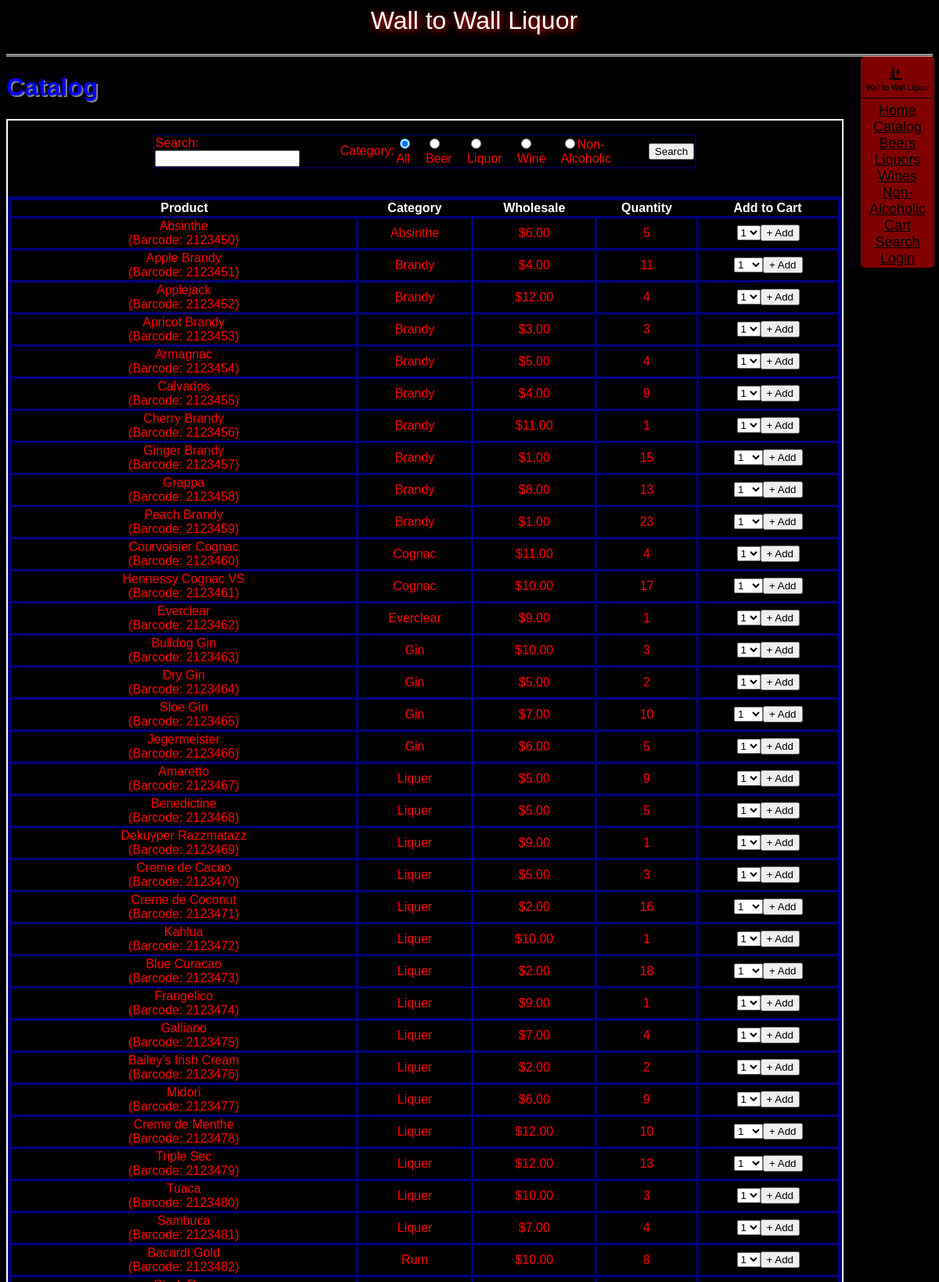
Screenshot of /catalog.php?category=Catalog (upper part) with the database file from the repository.
### tables this page shows
CREATE TABLE IF NOT EXISTS `items_alcohol` (
  `barcode` int(11) NOT NULL,
  `product` varchar(255) NOT NULL,
  `price` int(11) NOT NULL,
  `stock` int(11) NOT NULL,
  `package` varchar(255) NOT NULL
);

CREATE TABLE IF NOT EXISTS `description_alcohol` (
  `barcode` int(11) NOT NULL,
  `category` varchar(255) NOT NULL,
  `sub_category` varchar(255) NOT NULL,
  `type` varchar(255) NOT NULL,
  `rating` int(11) NOT NULL,
  `rate_count` int(11) NOT NULL
);

### catalog.php (the view, shortened to what this page needs)
<?php
if (ISSET($_GET["category"])) {
    $type = strtolower($_GET["category"]);
}
else {
    $type = "all";
}
$db = new PDO("mysql:host={$GLOBALS['mysql_host']};dbname={$GLOBALS['mysql_database']}", $GLOBALS["mysql_user"], $GLOBALS["mysql_password"])
or die("Unable to connect to database.");
switch($type) {
	default:
		$stmt = "SELECT i.`Barcode`, `Product`,`Category`,`Price`,`Stock` FROM `items_alcohol` as i RIGHT JOIN `description_alcohol` as d on d.Barcode = i.Barcode";
}
$sth = $db->query($stmt) or die("Unable to query");
$result = $sth->fetchAll();
echo <<< ENDL
<table class="sortable">
	<tr>
		<th>Product</th>
		<th>Category</th>
		<th>Wholesale</th>
		<th>Quantity</th>
		<th class="nj sorttable_nosort">Add to Cart</th>
	</tr>
ENDL;
foreach($result as $row) {
    echo "<tr><td>{$row["Product"]}<br />(Barcode: {$row["Barcode"]})</td><td>{$row["Category"]}</td><td>\${$row["Price"]}.00</td><td>{$row["Stock"]}</td><td>";
    if ($row["Stock"] < 1) { echo "This product is currently unavailable"; }
    else {
        echo "<select id='quantity_{$row["Product"]}'>";
        for($i = 1; $i <= $row["Stock"]; $i++) {
            echo "<option value='$i'>$i</option>";
        }
        echo "</select><button onclick='addToCart(\"{$row["Product"]}\")'>+ Add</button>";
    }
    echo "</td></tr>\r\n";
}
echo "</table>";

### css/site.css (style rules this page uses)
html, body, pre { font-size: medium; font-family: arial, courier, sans-serif; font-weight: normal; font-style: normal; color: white; text-align: center; background-color: black; text-overflow: ellipsis; padding-bottom: 60px; }
table { text-align: center; width: 100%; border: 5px solid navy; border-collapse: collapse; }
td { border: 3px solid navy; color: red; }

### rows the page displays
items_alcohol: product "Absinthe", barcode "2123450", description_alcohol.category "Absinthe", price "6", stock "5", product "1"
items_alcohol: product "Apple Brandy", barcode "2123451", description_alcohol.category "Brandy", price "4", stock "11", product "1"
items_alcohol: product "Applejack", barcode "2123452", description_alcohol.category "Brandy", price "12", stock "4", product "1"
items_alcohol: product "Apricot Brandy", barcode "2123453", description_alcohol.category "Brandy", price "3", stock "3", product "1"
items_alcohol: product "Armagnac", barcode "2123454", description_alcohol.category "Brandy", price "5", stock "4", product "1"
items_alcohol: product "Calvados", barcode "2123455", description_alcohol.category "Brandy", price "4", stock "9", product "1"
items_alcohol: product "Cherry Brandy", barcode "2123456", description_alcohol.category "Brandy", price "11", stock "1", product "1"
items_alcohol: product "Ginger Brandy", barcode "2123457", description_alcohol.category "Brandy", price "1", stock "15", product "1"
items_alcohol: product "Grappa", barcode "2123458", description_alcohol.category "Brandy", price "8", stock "13", product "1"
items_alcohol: product "Peach Brandy", barcode "2123459", description_alcohol.category "Brandy", price "1", stock "23", product "1"
items_alcohol: product "Courvoisier Cognac", barcode "2123460", description_alcohol.category "Cognac", price "11", stock "4", product "1"
items_alcohol: product "Hennessy Cognac VS", barcode "2123461", description_alcohol.category "Cognac", price "10", stock "17", product "1"
items_alcohol: product "Everclear", barcode "2123462", description_alcohol.category "Everclear", price "9", stock "1", product "1"
items_alcohol: product "Bulldog Gin", barcode "2123463", description_alcohol.category "Gin", price "10", stock "3", product "1"
items_alcohol: product "Dry Gin", barcode "2123464", description_alcohol.category "Gin", price "5", stock "2", product "1"
items_alcohol: product "Sloe Gin", barcode "2123465", description_alcohol.category "Gin", price "7", stock "10", product "1"
items_alcohol: product "Jegermeister", barcode "2123466", description_alcohol.category "Gin", price "6", stock "5", product "1"
items_alcohol: product "Amaretto", barcode "2123467", description_alcohol.category "Liquer", price "5", stock "9", product "1"
items_alcohol: product "Benedictine", barcode "2123468", description_alcohol.category "Liquer", price "5", stock "5", product "1"
items_alcohol: product "Dekuyper Razzmatazz", barcode "2123469", description_alcohol.category "Liquer", price "9", stock "1", product "1"
items_alcohol: product "Creme de Cacao", barcode "2123470", description_alcohol.category "Liquer", price "5", stock "3", product "1"
items_alcohol: product "Creme de Coconut", barcode "2123471", description_alcohol.category "Liquer", price "2", stock "16", product "1"
items_alcohol: product "Kahlua", barcode "2123472", description_alcohol.category "Liquer", price "10", stock "1", product "1"
items_alcohol: product "Blue Curacao", barcode "2123473", description_alcohol.category "Liquer", price "2", stock "18", product "1"
items_alcohol: product "Frangelico", barcode "2123474", description_alcohol.category "Liquer", price "9", stock "1", product "1"
items_alcohol: product "Galliano", barcode "2123475", description_alcohol.category "Liquer", price "7", stock "4", product "1"
items_alcohol: product "Bailey's Irish Cream", barcode "2123476", description_alcohol.category "Liquer", price "2", stock "2", product "1"
items_alcohol: product "Midori", barcode "2123477", description_alcohol.category "Liquer", price "6", stock "9", product "1"
items_alcohol: product "Creme de Menthe", barcode "2123478", description_alcohol.category "Liquer", price "12", stock "10", product "1"
items_alcohol: product "Triple Sec", barcode "2123479", description_alcohol.category "Liquer", price "12", stock "13", product "1"
items_alcohol: product "Tuaca", barcode "2123480", description_alcohol.category "Liquer", price "10", stock "3", product "1"
items_alcohol: product "Sambuca", barcode "2123481", description_alcohol.category "Liquer", price "7", stock "4", product "1"
items_alcohol: product "Bacardi Gold", barcode "2123482", description_alcohol.category "Rum", price "10", stock "8", product "1"

### other values shown
$pageTitle "Catalog"
